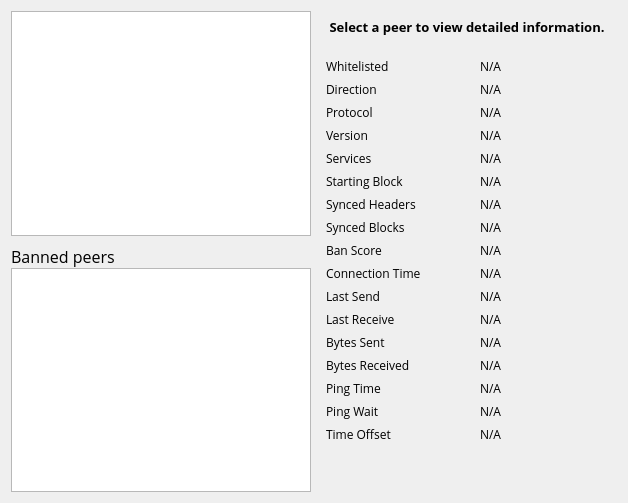
     <widget class="QWidget" name="tab_peers">
      <attribute name="title">
       <string>&amp;Peers</string>
      </attribute>
      <layout class="QGridLayout" name="gridLayout_2">
       <item row="0" column="0" rowspan="2">
        <layout class="QVBoxLayout" name="verticalLayout_101">
         <property name="spacing">
          <number>0</number>
         </property>
         <item>
          <widget class="QTableView" name="peerWidget">
           <property name="font">
            <font>
             <family>Open Sans</family>
            </font>
           </property>
           <property name="horizontalScrollBarPolicy">
            <enum>Qt::ScrollBarAsNeeded</enum>
           </property>
           <property name="sortingEnabled">
            <bool>true</bool>
           </property>
           <attribute name="horizontalHeaderHighlightSections">
            <bool>false</bool>
           </attribute>
           <attribute name="horizontalHeaderMinimumSectionSize">
            <number>180</number>
           </attribute>
          </widget>
         </item>
         <item>
          <widget class="QLabel" name="banHeading">
           <property name="sizePolicy">
            <sizepolicy hsizetype="Preferred" vsizetype="Minimum">
             <horstretch>0</horstretch>
             <verstretch>0</verstretch>
            </sizepolicy>
           </property>
           <property name="minimumSize">
            <size>
             <width>300</width>
             <height>32</height>
            </size>
           </property>
           <property name="maximumSize">
            <size>
             <width>16777215</width>
             <height>32</height>
            </size>
           </property>
           <property name="font">
            <font>
             <family>Open Sans</family>
             <pointsize>12</pointsize>
            </font>
           </property>
           <property name="cursor">
            <cursorShape>IBeamCursor</cursorShape>
           </property>
           <property name="text">
            <string>Banned peers</string>
           </property>
           <property name="alignment">
            <set>Qt::AlignBottom|Qt::AlignLeading|Qt::AlignLeft</set>
           </property>
           <property name="wordWrap">
            <bool>true</bool>
           </property>
           <property name="textInteractionFlags">
            <set>Qt::NoTextInteraction</set>
           </property>
          </widget>
         </item>
         <item>
          <widget class="QTableView" name="banlistWidget">
           <property name="sizePolicy">
            <sizepolicy hsizetype="Expanding" vsizetype="Expanding">
             <horstretch>0</horstretch>
             <verstretch>0</verstretch>
            </sizepolicy>
           </property>
           <property name="font">
            <font>
             <family>Open Sans</family>
            </font>
           </property>
           <property name="horizontalScrollBarPolicy">
            <enum>Qt::ScrollBarAsNeeded</enum>
           </property>
           <property name="sortingEnabled">
            <bool>true</bool>
           </property>
           <attribute name="horizontalHeaderHighlightSections">
            <bool>false</bool>
           </attribute>
          </widget>
         </item>
        </layout>
       </item>
       <item row="0" column="1">
        <widget class="QLabel" name="peerHeading">
         <property name="sizePolicy">
          <sizepolicy hsizetype="Preferred" vsizetype="Minimum">
           <horstretch>0</horstretch>
           <verstretch>0</verstretch>
          </sizepolicy>
         </property>
         <property name="minimumSize">
          <size>
           <width>300</width>
           <height>32</height>
          </size>
         </property>
         <property name="font">
          <font>
           <family>Open Sans</family>
           <pointsize>10</pointsize>
           <weight>75</weight>
           <bold>true</bold>
          </font>
         </property>
         <property name="cursor">
          <cursorShape>IBeamCursor</cursorShape>
         </property>
         <property name="text">
          <string>Select a peer to view detailed information.</string>
         </property>
         <property name="alignment">
          <set>Qt::AlignCenter</set>
         </property>
         <property name="wordWrap">
          <bool>true</bool>
         </property>
         <property name="textInteractionFlags">
          <set>Qt::LinksAccessibleByMouse|Qt::TextSelectableByKeyboard|Qt::TextSelectableByMouse</set>
         </property>
        </widget>
       </item>
       <item row="1" column="1">
        <widget class="QWidget" name="detailWidget" native="true">
         <property name="minimumSize">
          <size>
           <width>300</width>
           <height>0</height>
          </size>
         </property>
         <layout class="QGridLayout" name="gridLayout_3">
          <item row="0" column="0">
           <widget class="QLabel" name="label_30">
            <property name="font">
             <font>
              <family>Open Sans</family>
             </font>
            </property>
            <property name="text">
             <string>Whitelisted</string>
            </property>
           </widget>
          </item>
          <item row="0" column="2">
           <widget class="QLabel" name="peerWhitelisted">
            <property name="font">
             <font>
              <family>Open Sans</family>
             </font>
            </property>
            <property name="cursor">
             <cursorShape>IBeamCursor</cursorShape>
            </property>
            <property name="text">
             <string>N/A</string>
            </property>
            <property name="textFormat">
             <enum>Qt::PlainText</enum>
            </property>
            <property name="textInteractionFlags">
             <set>Qt::LinksAccessibleByMouse|Qt::TextSelectableByKeyboard|Qt::TextSelectableByMouse</set>
            </property>
           </widget>
          </item>
          <item row="1" column="0">
           <widget class="QLabel" name="label_23">
            <property name="font">
             <font>
              <family>Open Sans</family>
             </font>
            </property>
            <property name="text">
             <string>Direction</string>
            </property>
           </widget>
          </item>
          <item row="1" column="2">
           <widget class="QLabel" name="peerDirection">
            <property name="font">
             <font>
              <family>Open Sans</family>
             </font>
            </property>
            <property name="cursor">
             <cursorShape>IBeamCursor</cursorShape>
            </property>
            <property name="text">
             <string>N/A</string>
            </property>
            <property name="textFormat">
             <enum>Qt::PlainText</enum>
            </property>
            <property name="textInteractionFlags">
             <set>Qt::LinksAccessibleByMouse|Qt::TextSelectableByKeyboard|Qt::TextSelectableByMouse</set>
            </property>
           </widget>
          </item>
          <item row="2" column="0">
           <widget class="QLabel" name="label_21">
            <property name="font">
             <font>
              <family>Open Sans</family>
             </font>
            </property>
            <property name="text">
             <string>Protocol</string>
            </property>
           </widget>
          </item>
          <item row="2" column="2">
           <widget class="QLabel" name="peerVersion">
            <property name="font">
             <font>
              <family>Open Sans</family>
             </font>
            </property>
            <property name="cursor">
             <cursorShape>IBeamCursor</cursorShape>
            </property>
            <property name="text">
             <string>N/A</string>
            </property>
            <property name="textFormat">
             <enum>Qt::PlainText</enum>
            </property>
            <property name="textInteractionFlags">
             <set>Qt::LinksAccessibleByMouse|Qt::TextSelectableByKeyboard|Qt::TextSelectableByMouse</set>
            </property>
           </widget>
          </item>
          <item row="3" column="0">
           <widget class="QLabel" name="label_28">
            <property name="font">
             <font>
              <family>Open Sans</family>
             </font>
            </property>
            <property name="text">
             <string>Version</string>
            </property>
           </widget>
          </item>
          <item row="3" column="2">
           <widget class="QLabel" name="peerSubversion">
            <property name="font">
             <font>
              <family>Open Sans</family>
             </font>
            </property>
            <property name="cursor">
             <cursorShape>IBeamCursor</cursorShape>
            </property>
            <property name="text">
             <string>N/A</string>
            </property>
            <property name="textFormat">
             <enum>Qt::PlainText</enum>
            </property>
            <property name="textInteractionFlags">
             <set>Qt::LinksAccessibleByMouse|Qt::TextSelectableByKeyboard|Qt::TextSelectableByMouse</set>
            </property>
           </widget>
          </item>
          <item row="4" column="0">
           <widget class="QLabel" name="label_4">
            <property name="font">
             <font>
              <family>Open Sans</family>
             </font>
            </property>
            <property name="text">
             <string>Services</string>
            </property>
           </widget>
          </item>
          <item row="4" column="2">
           <widget class="QLabel" name="peerServices">
            <property name="font">
             <font>
              <family>Open Sans</family>
             </font>
            </property>
            <property name="cursor">
             <cursorShape>IBeamCursor</cursorShape>
            </property>
            <property name="text">
             <string>N/A</string>
            </property>
            <property name="textFormat">
             <enum>Qt::PlainText</enum>
            </property>
            <property name="textInteractionFlags">
             <set>Qt::LinksAccessibleByMouse|Qt::TextSelectableByKeyboard|Qt::TextSelectableByMouse</set>
            </property>
           </widget>
          </item>
          <item row="5" column="0">
           <widget class="QLabel" name="label_29">
            <property name="font">
             <font>
              <family>Open Sans</family>
             </font>
            </property>
            <property name="text">
             <string>Starting Block</string>
            </property>
           </widget>
          </item>
          <item row="5" column="2">
           <widget class="QLabel" name="peerHeight">
            <property name="font">
             <font>
              <family>Open Sans</family>
             </font>
            </property>
            <property name="cursor">
             <cursorShape>IBeamCursor</cursorShape>
            </property>
            <property name="text">
             <string>N/A</string>
            </property>
            <property name="textFormat">
             <enum>Qt::PlainText</enum>
            </property>
            <property name="textInteractionFlags">
             <set>Qt::LinksAccessibleByMouse|Qt::TextSelectableByKeyboard|Qt::TextSelectableByMouse</set>
            </property>
           </widget>
          </item>
          <item row="6" column="0">
           <widget class="QLabel" name="label_27">
            <property name="font">
             <font>
              <family>Open Sans</family>
             </font>
            </property>
            <property name="text">
             <string>Synced Headers</string>
            </property>
           </widget>
          </item>
          <item row="6" column="2">
           <widget class="QLabel" name="peerSyncHeight">
            <property name="font">
             <font>
              <family>Open Sans</family>
             </font>
            </property>
            <property name="cursor">
             <cursorShape>IBeamCursor</cursorShape>
            </property>
            <property name="text">
             <string>N/A</string>
            </property>
            <property name="textFormat">
             <enum>Qt::PlainText</enum>
            </property>
            <property name="textInteractionFlags">
             <set>Qt::LinksAccessibleByMouse|Qt::TextSelectableByKeyboard|Qt::TextSelectableByMouse</set>
            </property>
           </widget>
          </item>
          <item row="7" column="0">
           <widget class="QLabel" name="label_25">
            <property name="font">
             <font>
              <family>Open Sans</family>
             </font>
            </property>
            <property name="text">
             <string>Synced Blocks</string>
            </property>
           </widget>
          </item>
          <item row="7" column="2">
           <widget class="QLabel" name="peerCommonHeight">
            <property name="font">
             <font>
              <family>Open Sans</family>
             </font>
            </property>
            <property name="cursor">
             <cursorShape>IBeamCursor</cursorShape>
            </property>
            <property name="text">
             <string>N/A</string>
            </property>
            <property name="textFormat">
             <enum>Qt::PlainText</enum>
            </property>
            <property name="textInteractionFlags">
             <set>Qt::LinksAccessibleByMouse|Qt::TextSelectableByKeyboard|Qt::TextSelectableByMouse</set>
            </property>
           </widget>
          </item>
          <item row="8" column="0">
           <widget class="QLabel" name="label_24">
            <property name="font">
             <font>
              <family>Open Sans</family>
             </font>
            </property>
            <property name="text">
             <string>Ban Score</string>
            </property>
           </widget>
          </item>
          <item row="8" column="2">
           <widget class="QLabel" name="peerBanScore">
            <property name="font">
             <font>
              <family>Open Sans</family>
             </font>
            </property>
            <property name="cursor">
             <cursorShape>IBeamCursor</cursorShape>
            </property>
            <property name="text">
             <string>N/A</string>
            </property>
            <property name="textFormat">
             <enum>Qt::PlainText</enum>
            </property>
            <property name="textInteractionFlags">
             <set>Qt::LinksAccessibleByMouse|Qt::TextSelectableByKeyboard|Qt::TextSelectableByMouse</set>
            </property>
           </widget>
          </item>
          <item row="9" column="0">
           <widget class="QLabel" name="label_22">
            <property name="font">
             <font>
              <family>Open Sans</family>
             </font>
            </property>
            <property name="text">
             <string>Connection Time</string>
            </property>
           </widget>
          </item>
          <item row="9" column="2">
           <widget class="QLabel" name="peerConnTime">
            <property name="font">
             <font>
              <family>Open Sans</family>
             </font>
            </property>
            <property name="cursor">
             <cursorShape>IBeamCursor</cursorShape>
            </property>
            <property name="text">
             <string>N/A</string>
            </property>
            <property name="textFormat">
             <enum>Qt::PlainText</enum>
            </property>
            <property name="textInteractionFlags">
             <set>Qt::LinksAccessibleByMouse|Qt::TextSelectableByKeyboard|Qt::TextSelectableByMouse</set>
            </property>
           </widget>
          </item>
          <item row="10" column="0">
           <widget class="QLabel" name="label_15">
            <property name="font">
             <font>
              <family>Open Sans</family>
             </font>
            </property>
            <property name="text">
             <string>Last Send</string>
            </property>
           </widget>
          </item>
          <item row="10" column="2">
           <widget class="QLabel" name="peerLastSend">
            <property name="font">
             <font>
              <family>Open Sans</family>
             </font>
            </property>
            <property name="cursor">
             <cursorShape>IBeamCursor</cursorShape>
            </property>
            <property name="text">
             <string>N/A</string>
            </property>
            <property name="textFormat">
             <enum>Qt::PlainText</enum>
            </property>
            <property name="textInteractionFlags">
             <set>Qt::LinksAccessibleByMouse|Qt::TextSelectableByKeyboard|Qt::TextSelectableByMouse</set>
            </property>
           </widget>
          </item>
          <item row="11" column="0">
           <widget class="QLabel" name="label_19">
            <property name="font">
             <font>
              <family>Open Sans</family>
             </font>
            </property>
            <property name="text">
             <string>Last Receive</string>
            </property>
           </widget>
          </item>
          <item row="11" column="2">
           <widget class="QLabel" name="peerLastRecv">
            <property name="font">
             <font>
              <family>Open Sans</family>
             </font>
            </property>
            <property name="cursor">
             <cursorShape>IBeamCursor</cursorShape>
            </property>
            <property name="text">
             <string>N/A</string>
            </property>
            <property name="textFormat">
             <enum>Qt::PlainText</enum>
            </property>
            <property name="textInteractionFlags">
             <set>Qt::LinksAccessibleByMouse|Qt::TextSelectableByKeyboard|Qt::TextSelectableByMouse</set>
            </property>
           </widget>
          </item>
          <item row="12" column="0">
           <widget class="QLabel" name="label_18">
            <property name="font">
             <font>
              <family>Open Sans</family>
             </font>
            </property>
            <property name="text">
             <string>Bytes Sent</string>
            </property>
           </widget>
          </item>
          <item row="12" column="2">
           <widget class="QLabel" name="peerBytesSent">
            <property name="font">
             <font>
              <family>Open Sans</family>
             </font>
            </property>
            <property name="cursor">
             <cursorShape>IBeamCursor</cursorShape>
            </property>
            <property name="text">
             <string>N/A</string>
            </property>
            <property name="textFormat">
             <enum>Qt::PlainText</enum>
            </property>
            <property name="textInteractionFlags">
             <set>Qt::LinksAccessibleByMouse|Qt::TextSelectableByKeyboard|Qt::TextSelectableByMouse</set>
            </property>
           </widget>
          </item>
          <item row="13" column="0">
           <widget class="QLabel" name="label_20">
            <property name="font">
             <font>
              <family>Open Sans</family>
             </font>
            </property>
            <property name="text">
             <string>Bytes Received</string>
            </property>
           </widget>
          </item>
          <item row="13" column="2">
           <widget class="QLabel" name="peerBytesRecv">
            <property name="font">
             <font>
              <family>Open Sans</family>
             </font>
            </property>
            <property name="cursor">
             <cursorShape>IBeamCursor</cursorShape>
            </property>
            <property name="text">
             <string>N/A</string>
            </property>
            <property name="textFormat">
             <enum>Qt::PlainText</enum>
            </property>
            <property name="textInteractionFlags">
             <set>Qt::LinksAccessibleByMouse|Qt::TextSelectableByKeyboard|Qt::TextSelectableByMouse</set>
            </property>
           </widget>
          </item>
          <item row="14" column="0">
           <widget class="QLabel" name="label_26">
            <property name="font">
             <font>
              <family>Open Sans</family>
             </font>
            </property>
            <property name="text">
             <string>Ping Time</string>
            </property>
           </widget>
          </item>
          <item row="14" column="2">
           <widget class="QLabel" name="peerPingTime">
            <property name="font">
             <font>
              <family>Open Sans</family>
             </font>
            </property>
            <property name="cursor">
             <cursorShape>IBeamCursor</cursorShape>
            </property>
            <property name="text">
             <string>N/A</string>
            </property>
            <property name="textFormat">
             <enum>Qt::PlainText</enum>
            </property>
            <property name="textInteractionFlags">
             <set>Qt::LinksAccessibleByMouse|Qt::TextSelectableByKeyboard|Qt::TextSelectableByMouse</set>
            </property>
           </widget>
          </item>
          <item row="15" column="0">
           <widget class="QLabel" name="peerPingWaitLabel">
            <property name="font">
             <font>
              <family>Open Sans</family>
             </font>
            </property>
            <property name="toolTip">
             <string>The duration of a currently outstanding ping.</string>
            </property>
            <property name="text">
             <string>Ping Wait</string>
            </property>
           </widget>
          </item>
          <item row="15" column="2">
           <widget class="QLabel" name="peerPingWait">
            <property name="font">
             <font>
              <family>Open Sans</family>
             </font>
            </property>
            <property name="cursor">
             <cursorShape>IBeamCursor</cursorShape>
            </property>
            <property name="text">
             <string>N/A</string>
            </property>
            <property name="textFormat">
             <enum>Qt::PlainText</enum>
            </property>
            <property name="textInteractionFlags">
             <set>Qt::LinksAccessibleByMouse|Qt::TextSelectableByKeyboard|Qt::TextSelectableByMouse</set>
            </property>
           </widget>
          </item>
          <item row="16" column="0">
           <widget class="QLabel" name="label_timeoffset">
            <property name="font">
             <font>
              <family>Open Sans</family>
             </font>
            </property>
            <property name="text">
             <string>Time Offset</string>
            </property>
           </widget>
          </item>
          <item row="16" column="2">
           <widget class="QLabel" name="timeoffset">
            <property name="font">
             <font>
              <family>Open Sans</family>
             </font>
            </property>
            <property name="cursor">
             <cursorShape>IBeamCursor</cursorShape>
            </property>
            <property name="text">
             <string>N/A</string>
            </property>
            <property name="textFormat">
             <enum>Qt::PlainText</enum>
            </property>
            <property name="textInteractionFlags">
             <set>Qt::LinksAccessibleByMouse|Qt::TextSelectableByKeyboard|Qt::TextSelectableByMouse</set>
            </property>
           </widget>
          </item>
          <item row="17" column="1">
           <spacer name="verticalSpacer_3">
            <property name="orientation">
             <enum>Qt::Vertical</enum>
            </property>
            <property name="sizeHint" stdset="0">
             <size>
              <width>20</width>
              <height>40</height>
             </size>
            </property>
           </spacer>
          </item>
         </layout>
        </widget>
       </item>
      </layout>
     </widget>
